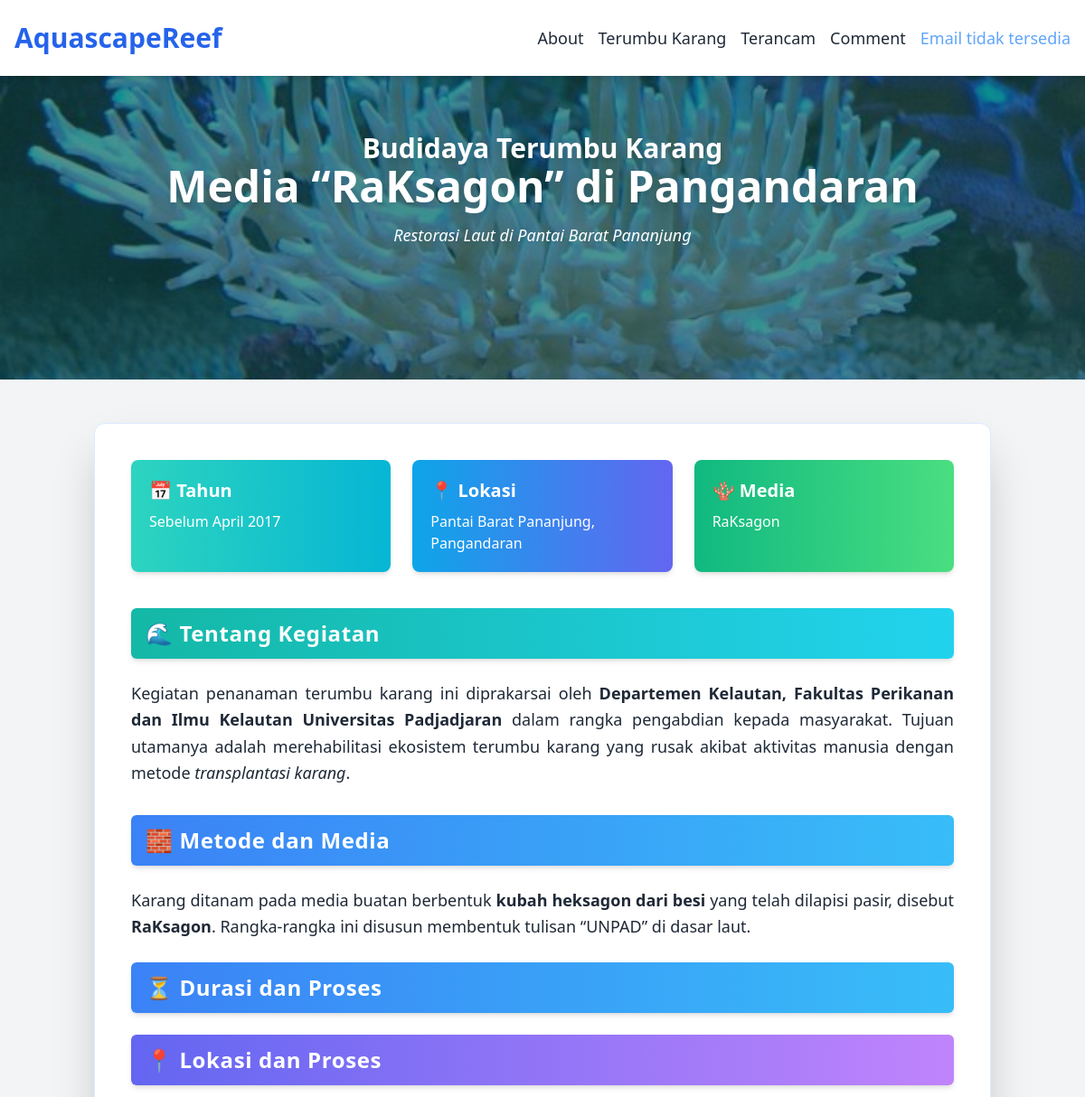
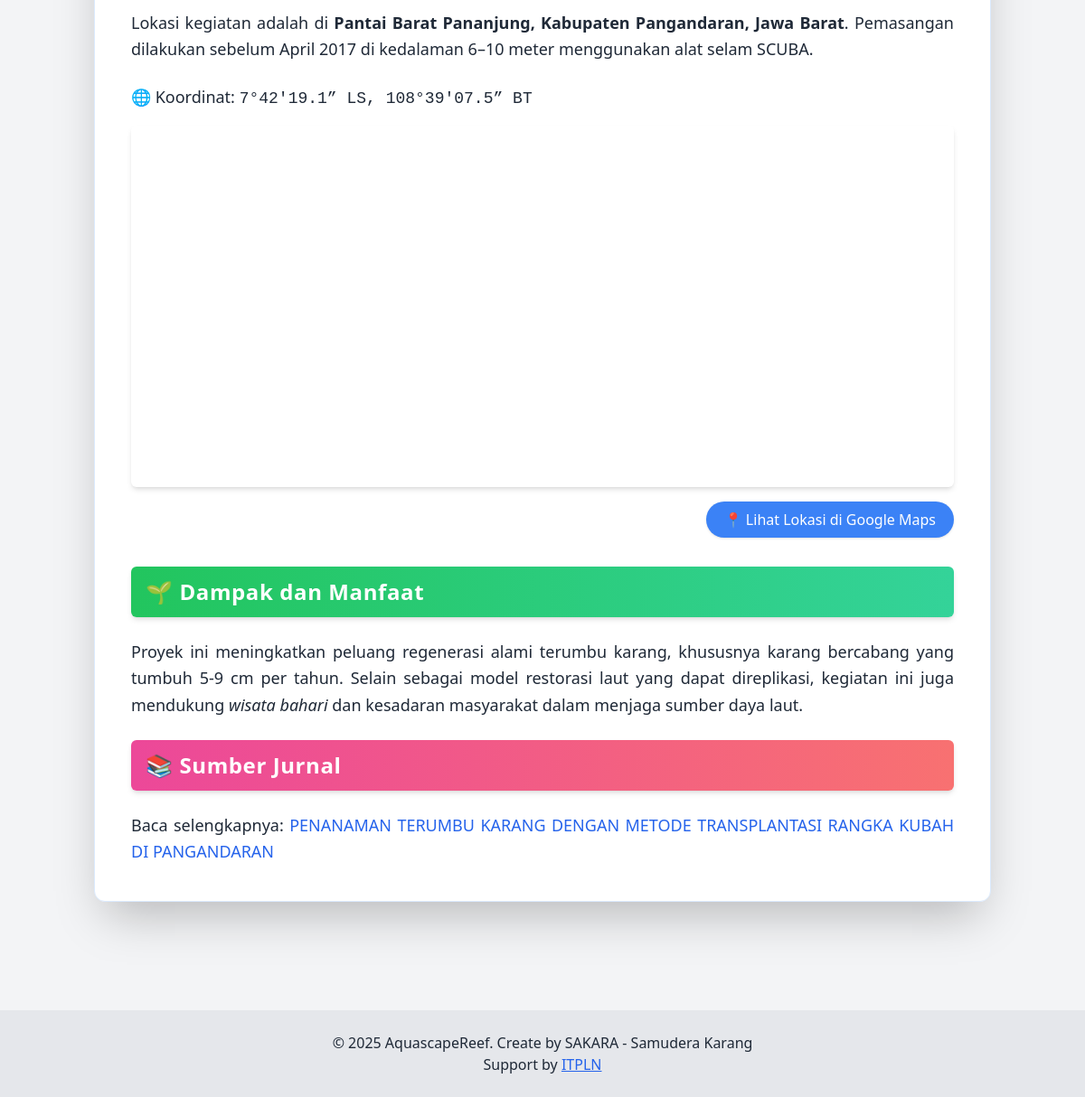
Screenshot of /detail_budidaya_terumbu.php?cid=1 (signed in) with the database file from the repository (2 pictures, top to bottom).
### tables this page shows
CREATE TABLE `cultivations` (
  `id` int(11) NOT NULL,
  `title` varchar(50) NOT NULL,
  `tagline` varchar(100) DEFAULT NULL,
  `desc_small` text DEFAULT NULL,
  `x_tahun` varchar(50) DEFAULT NULL,
  `x_lokasi` varchar(50) DEFAULT NULL,
  `x_media` varchar(50) DEFAULT NULL,
  `tentang_html` text DEFAULT NULL,
  `metode_media_html` text DEFAULT NULL,
  `lokasi_proses_html` text DEFAULT NULL,
  `lokasi_proses_coordinate_txt` varchar(50) DEFAULT NULL,
  `lokasi_proses_iframe_url` varchar(100) DEFAULT NULL,
  `dampak_manfaat_html` text DEFAULT NULL,
  `sumber_jurnal_txt` text DEFAULT NULL,
  `sumber_jurnal_url` varchar(100) DEFAULT NULL,
  `durasi_proses_html` text DEFAULT NULL,
  PRIMARY KEY (`id`)
);

### _data_cultivations.php (called while the page is built)
<?php
include '_util_koneksi.php';
$id = $_GET['cid'] ?? '';
$cultivations = [];
if ($id == '') {
  $stmt = $conn->prepare("SELECT id, title, desc_small FROM cultivations");
  $stmt->execute();
  $result = $stmt->get_result();
  while ($row = $result->fetch_assoc()) {
    $cultivations[] = $row;
  }
} else {
  $stmt = $conn->prepare("SELECT * FROM cultivations WHERE id = ?");
  $stmt->bind_param("s", $id);
  $stmt->execute();
  $result = $stmt->get_result();
  while ($row = $result->fetch_assoc()) {
    $cultivations[] = $row;
  }
}

### detail_budidaya_terumbu.php (the view, shortened to what this page needs)
<?php
include "_data_cultivations.php";
$cul = $cultivations[0];
?>
<!DOCTYPE html>
<html lang="id">
<head>
  <?php include '_layout_headscript.php' ?>
</head>
<body id="top" class="bg-gray-100 text-gray-800 font-sans">
  <?php include '_layout_navbar.php' ?>
  <div class="absolute top-0 left-0 w-full h-full -z-10 overflow-hidden">
  </div>
  <header class="relative w-full h-[420px] bg-cover bg-center text-white flex items-center justify-center" style="background-image: url('karang.jpg');">
    <div class="absolute inset-0 bg-teal-900/60"></div>
    <div class="relative z-10 text-center px-4">
      <h1 class="text-2xl md:text-3xl font-bold drop-shadow-lg">Budidaya Terumbu Karang</h1>
      <h3 class="text-4xl md:text-5xl font-bold drop-shadow-lg"><?= $cul['title'] ?></h3>
      <p class="mt-4 text-lg italic drop-shadow-sm"><?= $cul['tagline'] ?></p>
    </div>
  </header>
  <main class="pt-12 pb-20 px-4 max-w-5xl mx-auto">
    <div class="bg-white p-6 md:p-10 shadow-2xl rounded-xl border border-blue-100 animate-fadeIn">
      <div class="grid grid-cols-1 md:grid-cols-3 gap-6 mb-10">
        <?php if ($cul['x_tahun'] !== ""): ?>
          <div class="bg-gradient-to-r from-teal-400 to-cyan-500 rounded-lg text-white p-5 shadow-md">
            <h3 class="text-xl font-bold mb-2">📅 Tahun</h3>
            <p><?= $cul['x_tahun'] ?></p>
          </div>
        <?php endif ?>
        <?php if ($cul['x_lokasi'] !== ""): ?>
          <div class="bg-gradient-to-r from-sky-500 to-indigo-500 rounded-lg text-white p-5 shadow-md">
            <h3 class="text-xl font-bold mb-2">📍 Lokasi</h3>
            <p><?= $cul['x_lokasi'] ?></p>
          </div>
        <?php endif ?>
        <?php if ($cul['x_media'] !== ""): ?>
          <div class="bg-gradient-to-r from-emerald-500 to-green-400 rounded-lg text-white p-5 shadow-md">
            <h3 class="text-xl font-bold mb-2">🪸 Media</h3>
            <p><?= $cul['x_media'] ?></p>
          </div>
        <?php endif ?>
      </div>
      <div class="mb-6 rounded-md bg-gradient-to-r from-teal-500 to-cyan-400 px-4 py-3 shadow-md">
        <h2 class="text-white text-2xl font-bold tracking-wide animate-bounce">🌊 Tentang Kegiatan</h2>
      </div>
      <div class="text-lg leading-relaxed text-justify mb-8">
        <?= $cul['tentang_html'] ?>
      </div>
      <div class="mb-6 rounded-md bg-gradient-to-r from-blue-500 to-sky-400 px-4 py-3 shadow-md">
        <h2 class="text-white text-2xl font-bold tracking-wide">🧱 Metode dan Media</h2>
      </div>
      <div class="text-lg leading-relaxed text-justify mb-6">
        <?= $cul['metode_media_html'] ?? "" ?>
      </div>
      <div class="mb-6 rounded-md bg-gradient-to-r from-blue-500 to-sky-400 px-4 py-3 shadow-md">
        <h2 class="text-white text-2xl font-bold tracking-wide">⏳ Durasi dan Proses</h2>
      </div>
      <div class="mb-6 rounded-md bg-gradient-to-r from-indigo-500 to-purple-400 px-4 py-3 shadow-md">
        <h2 class="text-white text-2xl font-bold tracking-wide">📍 Lokasi dan Proses</h2>
      </div>
      <div class="text-lg leading-relaxed text-justify mb-6">
        <?= $cul['lokasi_proses_html'] ?>
      </div>
      <p class="text-lg mb-4">
        🌐 Koordinat: <code><?= $cul['lokasi_proses_coordinate_txt'] ?></code>
      </p>
      <div class="mb-4">
        <iframe src="<?= $cul['lokasi_proses_iframe_url'] ?>" width="100%" height="400" style="border:0;" allowfullscreen="" loading="lazy" class="rounded-md shadow-md transition-transform hover:scale-[1.01]"></iframe>
      </div>
      <div class="mb-8 text-right">
        <a href="<?= explode("&", $cul["lokasi_proses_iframe_url"])[0] ?>" target="_blank" class="inline-block bg-blue-500 text-white px-5 py-2 rounded-full shadow hover:bg-blue-600 transition">📍 Lihat Lokasi di Google Maps</a>
      </div>
      <div class="mb-6 rounded-md bg-gradient-to-r from-green-500 to-emerald-400 px-4 py-3 shadow-md">
        <h2 class="text-white text-2xl font-bold tracking-wide">🌱 Dampak dan Manfaat</h2>
      </div>
      <p class="text-lg leading-relaxed text-justify mb-6">
        <?= $cul['dampak_manfaat_html'] ?>
      </p>
      <div class="mb-6 rounded-md bg-gradient-to-r from-pink-500 to-red-400 px-4 py-3 shadow-md">
        <h2 class="text-white text-2xl font-bold tracking-wide">📚 Sumber Jurnal</h2>
      </div>
      <p class="text-lg leading-relaxed text-justify">
        Baca selengkapnya:
        <a href="<?= $cul['sumber_jurnal_url'] ?>" target="_blank" class="text-blue-600 hover:underline hover:text-blue-800 transition">
          <?= $cul['sumber_jurnal_txt'] ?>
        </a>
      </p>
    </div>
  </main>
  <?php include "_layout_footer.php" ?>
</body>
</html>

### _layout_headscript.php (shortened to what this page needs)
<script src="https://cdn.tailwindcss.com"></script>

### _layout_navbar.php (shortened to what this page needs)
<nav class="bg-white shadow-md fixed w-full top-0 z-30">
  <div class="max-w-7xl mx-auto px-4 py-6 flex justify-between items-center">
    <a href="index.php" onclick="window.scrollTo({ top: 0, behavior: 'smooth' });" class="text-2xl md:text-3xl font-bold text-blue-600 hover:text-blue-800 transition">AquascapeReef</a>
    <div class="space-x-4 hidden md:flex text-base md:text-lg">
      <button onclick="scrollToSection('about')" class="hover:text-blue-500 transition">
        <a href="about.php">About</a>
      </button>
      <div class="relative">
        <button onclick="toggleDropdownMenu('dropdownKarang')" class="hover:text-blue-500 transition">Terumbu Karang</button>
      </div>
      <div class="relative">
        <button onclick="toggleDropdownMenu('dropdownTerancam')" class="hover:text-blue-500 transition">Terancam</button>
      </div>
      <button onclick="scrollToSection('comment')" class="hover:text-blue-500 transition">
        <a href="komentar.php">Comment</a>
      </button>
      <?php if (isset($_SESSION['user'])): ?>
        <div class="relative">
          <button onclick="toggleDropdown()" class="hover:text-blue-800 text-blue-400 transition">
             <?= htmlspecialchars($_SESSION['user']['name'] ?? 'Email tidak tersedia') ?>
          </button>
        </div>
      <?php else: ?>
        <button onclick="scrollToSection('contact')" class="hover:text-blue-500 transition">Login</button>
      <?php endif; ?>
    </div>
  </div>
</nav>

### _layout_footer.php
<footer class="text-center py-6 bg-gray-200 mt-10">
  <p>&copy; 2025 AquascapeReef. Create by SAKARA - Samudera Karang</p>
  <p>Support by <a href="https://itpln.ac.id/" class="underline text-blue-600 hover:text-blue-800" target="_blank" rel="noopener noreferrer">ITPLN</a></p>
</footer>

### rows the page displays
cultivations: title "Media “RaKsagon” di Pangandaran", tagline "Restorasi Laut di Pantai Barat Pananjung", x_tahun "Sebelum April 2017", x_lokasi "Pantai Barat Pananjung, Pangandaran", x_media "RaKsagon", tentang_html "Kegiatan penanaman terumbu karang ini diprakarsai oleh Departemen Kelautan, Fakultas Perikanan dan Ilmu Kelautan Universitas Padjadjaran dalam rangka pengabdian kepada masyarakat. Tujuan utamanya adalah merehabilitasi ekosistem terumbu karang yang rusak akibat aktivitas manusia dengan metode transplantasi karang .", metode_media_html "Karang ditanam pada media buatan berbentuk kubah heksagon dari besi yang telah dilapisi pasir, disebut RaKsagon . Rangka-rangka ini disusun membentuk tulisan “UNPAD” di dasar laut.", lokasi_proses_html "Lokasi kegiatan adalah di Pantai Barat Pananjung, Kabupaten Pangandaran, Jawa Barat . Pemasangan dilakukan sebelum April 2017 di kedalaman 6–10 meter menggunakan alat selam SCUBA.", lokasi_proses_coordinate_txt "7°42'19.1” LS, 108°39'07.5” BT", dampak_manfaat_html "Proyek ini meningkatkan peluang regenerasi alami terumbu karang, khususnya karang bercabang yang tumbuh 5-9 cm per tahun. Selain sebagai model restorasi laut yang dapat direplikasi, kegiatan ini juga mendukung wisata bahari dan kesadaran masyarakat dalam menjaga sumber daya laut.", sumber_jurnal_txt "PENANAMAN TERUMBU KARANG DENGAN METODE TRANSPLANTASI RANGKA KUBAH DI PANGANDARAN"

### other values shown
$_SESSION['user']['name'] "Email tidak tersedia"
